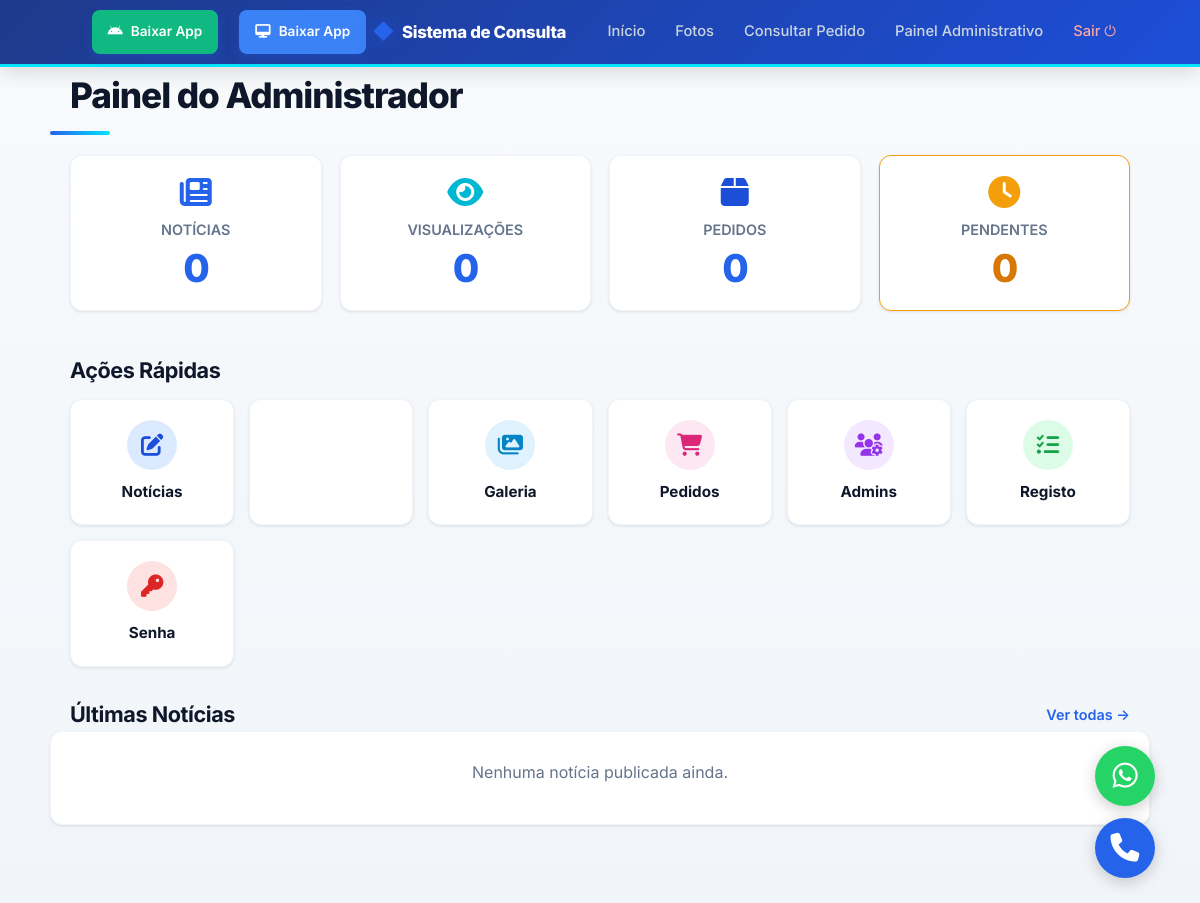
Page /admin (signed in) on the earlier database version.
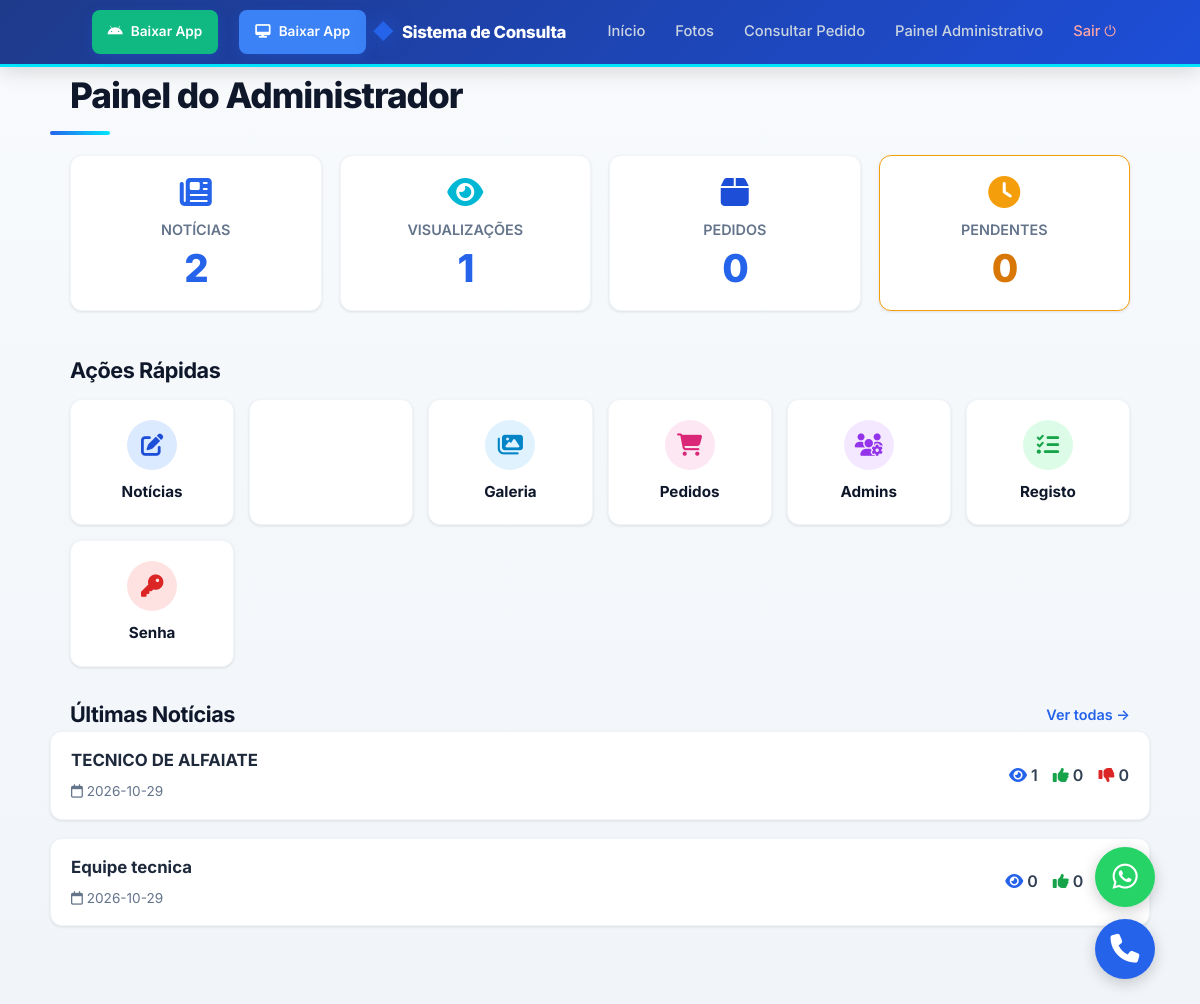
Same page on the later database version.
### tables this page shows
CREATE TABLE noticias(
            id INTEGER PRIMARY KEY AUTOINCREMENT,
            titulo TEXT NOT NULL,
            texto  TEXT NOT NULL,
            imagem TEXT,
            criada_em TEXT NOT NULL,
            visualizacoes INTEGER DEFAULT 0,
            likes    INTEGER DEFAULT 0,
            dislikes INTEGER DEFAULT 0
        );

### app.py (the view)
@app.route("/admin")
@login_required
def admin_dashboard():
    db = get_db()
    stats = {
        "noticias":     db.execute("SELECT COUNT(*) c FROM noticias").fetchone()["c"],
        "pedidos":      db.execute("SELECT COUNT(*) c FROM pedidos").fetchone()["c"],
        "pendentes":    db.execute("SELECT COUNT(*) c FROM pedidos WHERE estado='pendente'").fetchone()["c"],
        "visualizacoes":db.execute("SELECT COALESCE(SUM(visualizacoes),0) c FROM noticias").fetchone()["c"],
    }
    ultimas = db.execute("SELECT * FROM noticias ORDER BY criada_em DESC LIMIT 5").fetchall()
    return render_template("admin_dashboard.html", stats=stats, ultimas=ultimas)

### app.py (called while the page is built)
def get_db():
    if "db" not in g:
        g.db = sqlite3.connect(DB_PATH)
        g.db.row_factory = sqlite3.Row
    return g.db

def login_required(f):
    @wraps(f)
    def wrap(*a, **kw):
        if not session.get("admin_id"):
            return redirect(url_for("login"))
        return f(*a, **kw)
    return wrap

### templates/admin_dashboard.html (shortened to what the changed rows need)
{% extends "base.html" %}
{% block content %}
<h1>Painel do Administrador</h1>
<div class="gallery" style="grid-template-columns: repeat(auto-fit, minmax(180px, 1fr));">
  <div class="card" style="text-align: center; padding: 20px;">
    <i class="fa-solid fa-newspaper" style="font-size: 2rem; color: var(--azul); margin-bottom: 10px;"></i>
    <div style="font-size: 0.9rem; color: var(--cinza-500); font-weight: 600; text-transform: uppercase;">Notícias</div>
    <big>{{ stats.noticias }}</big>
  </div>
  <div class="card" style="text-align: center; padding: 20px;">
    <i class="fa-solid fa-eye" style="font-size: 2rem; color: var(--ciano-esc); margin-bottom: 10px;"></i>
    <div style="font-size: 0.9rem; color: var(--cinza-500); font-weight: 600; text-transform: uppercase;">Visualizações</div>
    <big>{{ stats.visualizacoes }}</big>
  </div>
</div>
<h2>Ações Rápidas</h2>
<div style="display: flex; justify-content: space-between; align-items: center; margin-top: 30px;">
  <h2 style="margin: 0;">Últimas Notícias</h2>
</div>
{% for n in ultimas %}
<div class="card" style="display: flex; justify-content: space-between; align-items: center; padding: 15px 20px;">
  <div>
    <b style="font-size: 1.05rem; display: block; margin-bottom: 4px;">{{ n.titulo }}</b>
    <small style="color: var(--cinza-500);">
      <i class="fa-regular fa-calendar"></i> {{ n.criada_em[:10] }}
    </small>
  </div>
  <div style="display: flex; gap: 15px; font-weight: 600; color: var(--cinza-700);">
    <span title="Visualizações"><i class="fa-solid fa-eye" style="color: var(--azul);"></i> {{ n.visualizacoes }}</span>
    <span title="Gostos"><i class="fa-solid fa-thumbs-up" style="color: #16a34a;"></i> {{ n.likes }}</span>
    <span title="Não gostos"><i class="fa-solid fa-thumbs-down" style="color: #dc2626;"></i> {{ n.dislikes }}</span>
  </div>
</div>
{% else %}
<div class="card">
  <p style="text-align: center; color: var(--cinza-500);">Nenhuma notícia publicada ainda.</p>
</div>
{% endfor %}
{% endblock %}

Differences in the rows shown:
added noticias: titulo "TECNICO DE ALFAIATE", criada_em "2026-10-29", visualizacoes "1", likes "0", dislikes "0"
added noticias: titulo "Equipe tecnica", criada_em "2026-10-29", visualizacoes "0", likes "0"
Other differences:
{{ stats.noticias }}: "0" → "2"
{{ stats.visualizacoes }}: "0" → "1"
text no longer shown: "Nenhuma notícia publicada ainda."
